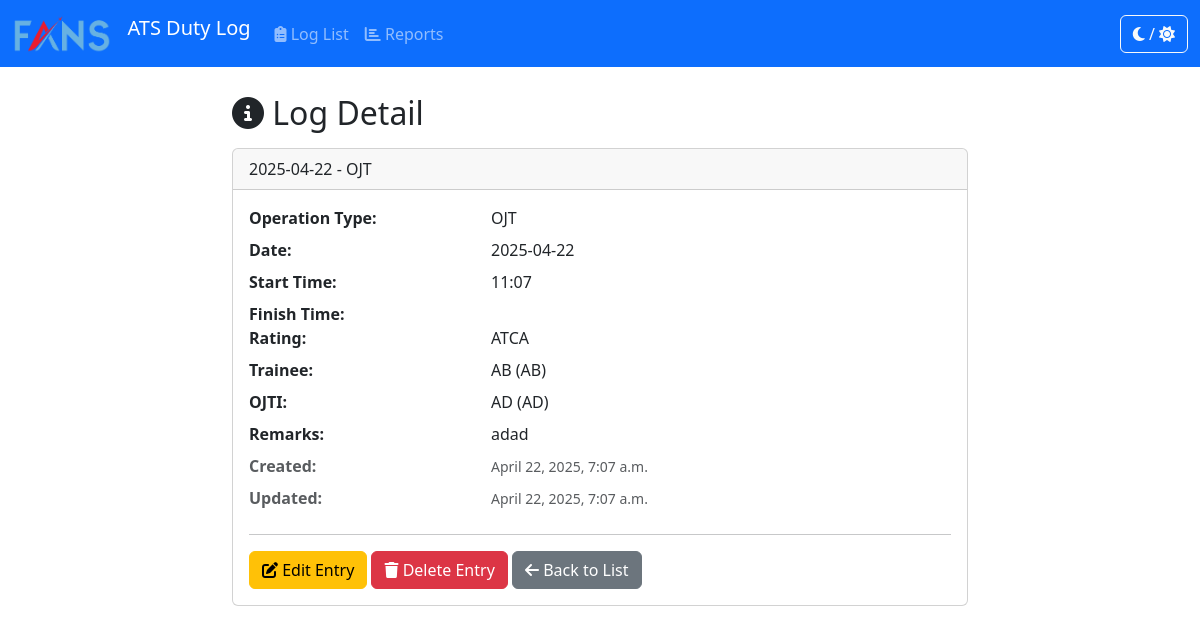
The page /logs/24/ on the database as committed earlier.
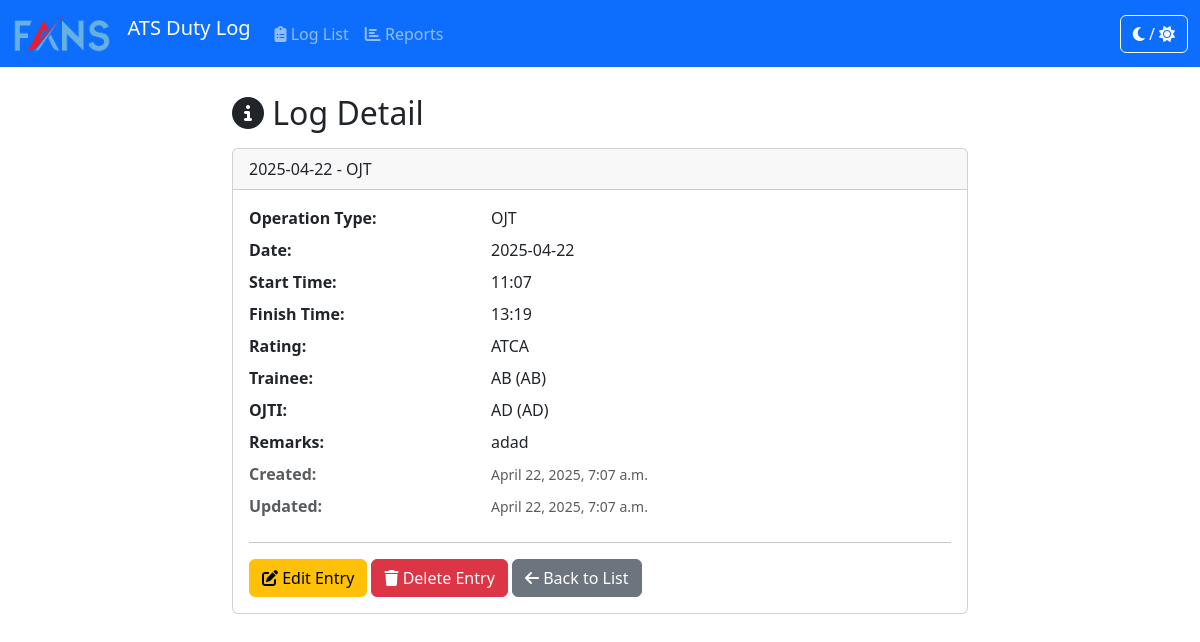
The same page on the database as committed later.
### duty_hour_log/models.py (models this page shows, shortened)
class DutyHourLog(models.Model):
    OP_CHOICES = [
        ('', '---------'), # Add a blank choice
        ('Solo', 'Solo'),
        ('OJT', 'OJT'),
        ('Assessment', 'Assessment'),
    ]
    RATING_CHOICES = [
        ('ADC', 'ADC'),
        ('APP', 'APP'),
        ('APS', 'APS'),
        ('ATCA', 'ATCA'),
    ]
    op = models.CharField(
        max_length=20,
        choices=OP_CHOICES,
        verbose_name="Operation Type"
    )
    date = models.DateField()
    start_time = models.TimeField(verbose_name="Start Time")
    finish_time = models.TimeField(verbose_name="Finish Time", null=True, blank=True)
    rating = models.CharField(
        max_length=10,
        choices=RATING_CHOICES
    )
    initial = models.ForeignKey(
        Initial,
        on_delete=models.PROTECT,
        verbose_name="Initial (Controller)", # For Solo operations
        related_name='duty_logs_as_primary',
        null=True, # Made optional
        blank=True  # Made optional
    )
    ojti = models.ForeignKey(
        Initial,
        on_delete=models.PROTECT,
        null=True,
        blank=True,
        verbose_name="OJTI",
        related_name='duty_logs_as_ojti',
        help_text="Select for OJT operations."
    )
    examiner = models.ForeignKey(
        Initial,
        on_delete=models.PROTECT,
        null=True,
        blank=True,
        verbose_name="Examiner",
        related_name='duty_logs_as_examiner',
        help_text="Select for Assessment operations."
    )
    trainee = models.ForeignKey( # NEW FIELD
        Initial,
        on_delete=models.PROTECT,
        null=True,
        blank=True,
        verbose_name="Trainee",
        related_name='duty_logs_as_trainee',
        help_text="Select for OJT or Assessment operations."
    )
    remarks = models.TextField(blank=True, null=True)
    created_at = models.DateTimeField(auto_now_add=True)
    updated_at = models.DateTimeField(auto_now=True)
    class Meta:
        ordering = ['-date', '-start_time']
        verbose_name = "Duty Hour Log"
        verbose_name_plural = "Duty Hour Logs"

class Initial(models.Model):
    code = models.CharField(max_length=10, unique=True, help_text="Unique code/identifier for the Initial (e.g., 'JDS')")
    full_name = models.CharField(max_length=100, blank=True, null=True, help_text="Optional full name associated with the initial")
    is_active = models.BooleanField(default=True, help_text="Mark if this initial is currently active")
    class Meta:
        verbose_name = "Initial"
        verbose_name_plural = "Initials"
        ordering = ['code']

### duty_hour_log/views.py (the view)
# urls.py: path('<int:pk>/', views.log_detail, name='log_detail'),
def log_detail(request, pk):
    log = get_object_or_404(DutyHourLog, pk=pk)
    context = {'log': log}
    return render(request, 'duty_hour_log/log_detail.html', context)

### duty_hour_log/templates/duty_hour_log/log_detail.html (shortened to what this page needs)
{% extends 'duty_hour_log/base.html' %}
{% block content %}
     <div class="row">
        <div class="col-lg-8 offset-lg-2">
            <h2 class="mb-3"><i class="fas fa-info-circle"></i> Log Detail</h2>
            <div class="card">
                 <div class="card-header">
                    {{ log.date|date:"Y-m-d" }} - {{ log.get_op_display }}
                 </div>
                <div class="card-body">
                    <dl class="row">
                        <dt class="col-sm-4">Operation Type:</dt>
                        <dd class="col-sm-8">{{ log.get_op_display }}</dd>
                        <dt class="col-sm-4">Date:</dt>
                        <dd class="col-sm-8">{{ log.date|date:"Y-m-d" }}</dd>
                        <dt class="col-sm-4">Start Time:</dt>
                        <dd class="col-sm-8">{{ log.start_time|time:"H:i" }}</dd>
                        <dt class="col-sm-4">Finish Time:</dt>
                        <dd class="col-sm-8">{{ log.finish_time|time:"H:i" }}</dd>
                        <dt class="col-sm-4">Rating:</dt>
                        <dd class="col-sm-8">{{ log.get_rating_display }}</dd>
                        {% if log.trainee %}
                        <dt class="col-sm-4">Trainee:</dt>
                        <dd class="col-sm-8">{{ log.trainee.code }} {% if log.trainee.full_name %}({{ log.trainee.full_name }}){% endif %}</dd>
                        {% endif %}
                        {% if log.ojti %}
                        <dt class="col-sm-4">OJTI:</dt>
                        <dd class="col-sm-8">{{ log.ojti.code }} {% if log.ojti.full_name %}({{ log.ojti.full_name }}){% endif %}</dd>
                        {% endif %}
                        <dt class="col-sm-4">Remarks:</dt>
                        <dd class="col-sm-8">{{ log.remarks|default:"N/A"|linebreaksbr }}</dd>
                        <dt class="col-sm-4 text-muted">Created:</dt>
                        <dd class="col-sm-8 text-muted"><small>{{ log.created_at }}</small></dd>
                        <dt class="col-sm-4 text-muted">Updated:</dt>
                        <dd class="col-sm-8 text-muted"><small>{{ log.updated_at }}</small></dd>
                    </dl>
                     <hr>
                    <a href="{% url 'log_update' log.pk %}" class="btn btn-warning"><i class="fas fa-edit"></i> Edit Entry</a>
                    <a href="{% url 'log_delete' log.pk %}" class="btn btn-danger"><i class="fas fa-trash"></i> Delete Entry</a>
                    <a href="{% url 'log_list' %}" class="btn btn-secondary"><i class="fas fa-arrow-left"></i> Back to List</a>
                </div>
            </div>
        </div>
    </div>
{% endblock %}

Rows that differ between the two databases and show on the page:
changed DutyHourLog "OJT": finish_time (not shown) → "13:19"
